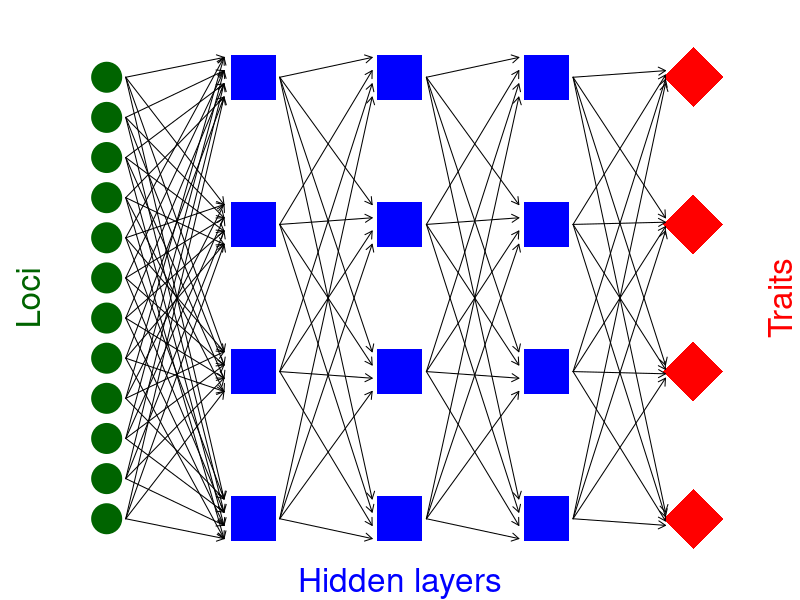
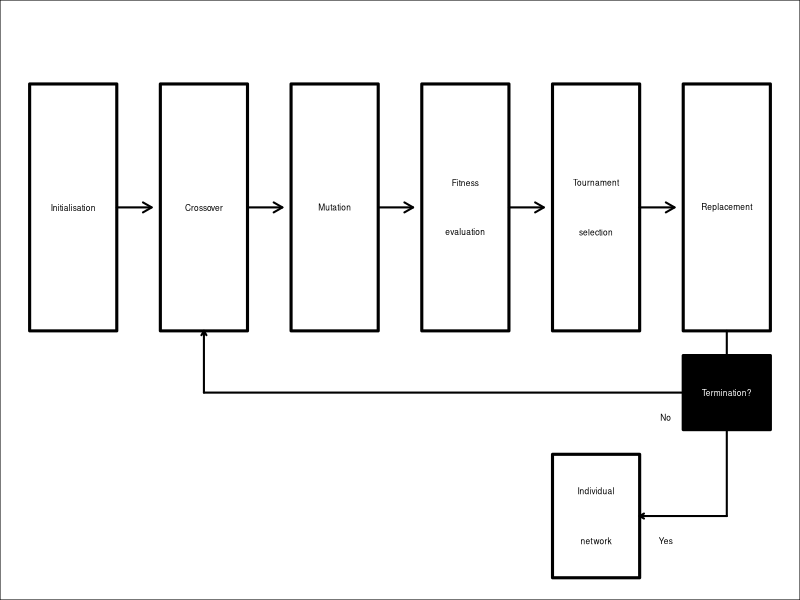

Generate these figures, in order, with R:
## ---- chunk 1
oldpar <- par();
## ---- chunk 2
par(mar = c(0.2, 0.2, 0, 0.2));
plot(x = 0, y = 0, type = "n", xlim = c(0, 1000), ylim = c(0, 1000), 
     xaxt = "n", yaxt = "n", bty = "n", xlab = "", ylab = "");
mtext(side = 1, text = "Hidden layers", cex = 2, col = "blue", line = -1);
mtext(side = 2, text = "Loci", cex = 2, col = "darkgreen", line = -2);
mtext(side = 4, text = "Traits", cex = 2, col = "red", line = -1);
Lx  <- rep(x = 100, times = 12);
Ly  <- seq(from = 100, to = 900, length = 12);
points(x = Lx, y = Ly, pch = 20, cex = 6, col = "darkgreen");
H1x <- rep(x = 300, times = 4);
H1y <- seq(from = 100, to = 900, length = 4);
points(x = H1x, y = H1y, pch = 15, cex = 6, col = "blue");
H2x <- rep(x = 500, times = 4);
H2y <- seq(from = 100, to = 900, length = 4);
points(x = H2x, y = H2y, pch = 15, cex = 6, col = "blue");
H3x <- rep(x = 700, times = 4);
H3y <- seq(from = 100, to = 900, length = 4);
points(x = H3x, y = H3y, pch = 15, cex = 6, col = "blue");
Tx  <- rep(x = 900, times = 4);
Ty  <- seq(from = 100, to = 900, length = 4);
points(x = Tx, y = Ty, pch = 18, cex = 8, col = "red");
for(i in 1:4){
    e1 <- seq(from = -36, to = 36, length = 4);
    arrows(x0 = Lx + 26, x1 = H1x[i] - 40, y0 = Ly, y1 = H1y[i] + e1, 
           length = 0.08);
    arrows(x0 = H1x + 36, x1 = H2x[i] - 38, y0 = H1y, y1 = H2y[i] + e1, 
           length = 0.08);
    arrows(x0 = H2x + 36, x1 = H3x[i] - 38, y0 = H2y, y1 = H3y[i] + e1, 
           length = 0.08);
    e2 <- seq(from = -12, to = 12, length = 4)
    arrows(x0 = H3x + 36, x1 = Tx[i] - 38, y0 = H3y, y1 = Ty[i] + e2, 
           length = 0.08);
}
## ---- chunk 3
arrows_1_dat <- rnorm(n = 4 * 12, mean = 0, sd = 0.1);
arrows_1_mat <- matrix(data = arrows_1_dat, nrow = 12, ncol = 4);
print(arrows_1_mat);
## ---- chunk 4
loci <- rnorm(n = 12, mean = 0, sd = 1);
## ---- chunk 5
print(loci %*% arrows_1_mat);
## ---- chunk 6
arrows_2_dat <- rnorm(n = 4 * 4, mean = 0, sd = 0.1);
arrows_2_mat <- matrix(data = arrows_2_dat, nrow = 4, ncol = 4);
print(arrows_2_mat);
## ---- chunk 7
print(loci %*% arrows_1_mat %*% arrows_2_mat);
## ---- chunk 8
mbox <- function(x0, x1, y0, y1){
    xx <- seq(from=x0, to=x1, length.out = 100);
    yy <- seq(from=y0, to=y1, length.out = 100);
    xd <- c(rep(x0, 100), xx, rep(x1,100), rev(xx));
    yd <- c(yy, rep(y1,100), rev(yy), rep(y0, 100));
    return(list(x=xd, y=yd));
}
par(mar=c(0,0,0,0));
# ===============================================================
plot(x=0, y=0, type="n", xlim=c(0,85), ylim=c(50,95), xaxt="n", yaxt="n",
     xlab="",ylab="");
ibox <- mbox(x0 = 0,  x1 = 10, y0 = 90, y1 = 70);
polygon(x = ibox$x, y = ibox$y, lwd = 3, border = "black", col = "white");
cbox <- mbox(x0 = 15, x1 = 25, y0 = 90, y1 = 70);
polygon(x = cbox$x, y = cbox$y, lwd = 3, border = "black", col = "white");
ubox <- mbox(x0 = 30, x1 = 40, y0 = 90, y1 = 70);
polygon(x = ubox$x, y = ubox$y, lwd = 3, border = "black", col = "white");
nbox <- mbox(x0 = 45, x1 = 55, y0 = 90, y1 = 70);
polygon(x = nbox$x, y = nbox$y, lwd = 3, border = "black", col = "white");
fbox <- mbox(x0 = 60, x1 = 70, y0 = 90, y1 = 70);
polygon(x = fbox$x, y = fbox$y, lwd = 3, border = "black", col = "white");
tbox <- mbox(x0 = 75, x1 = 85, y0 = 90, y1 = 70);
polygon(x = tbox$x, y = tbox$y, lwd = 3, border = "black", col = "white");
text(x=5,  y=80, labels="Initialisation", col="black", cex = 0.5);
text(x=20, y=80, labels="Crossover", col="black", cex = 0.5);
text(x=35, y=80, labels="Mutation", col="black", cex = 0.5);
text(x=50, y=82, labels="Fitness", col="black", cex = 0.5);
text(x=50, y=78, labels="evaluation", col="black", cex = 0.5);
text(x=65, y=82, labels="Tournament", col="black", cex = 0.5);
text(x=65, y=78, labels="selection", col="black", cex = 0.5);
text(x=80, y=80, labels="Replacement", col="black", cex = 0.5);
arrows(x0=10, x1=14, y0=80, y1=80, lwd=2, length=0.10);
arrows(x0=25, x1=29, y0=80, y1=80, lwd=2, length=0.10);
arrows(x0=40, x1=44, y0=80, y1=80, lwd=2, length=0.10);
arrows(x0=55, x1=59, y0=80, y1=80, lwd=2, length=0.10);
arrows(x0=70, x1=74, y0=80, y1=80, lwd=2, length=0.10);
arrows(x0 = 80, x1 = 80, y0 = 70, y1 = 68, lwd = 2, length = 0);
arrows(x0 = 80, x1 = 20, y0 = 65, y1 = 65, lwd = 2, length = 0);
arrows(x0 = 20, x1 = 20, y0 = 65, y1 = 70, lwd = 2, length = 0.05);
text(x=73, y=63, labels="No", col="black", cex = 0.5);
rbox <- mbox(x0 = 75, x1 = 85, y0 = 62, y1 = 68);
polygon(x = rbox$x, y = rbox$y, lwd = 3, border = "black", col = "black");
text(x=80, y=65, labels="Termination?", col="white", cex = 0.5);
fbox <- mbox(x0 = 60, x1 = 70, y0 = 60, y1 = 50);
polygon(x = fbox$x, y = fbox$y, lwd = 3, border = "black", col = "white");
text(x=65, y=57, labels="Individual", col="black", cex = 0.5);
text(x=65, y=53, labels="network", col="black", cex = 0.5);
arrows(x0 = 80, x1 = 80, y0 = 62, y1 = 55, lwd = 2, length = 0);
arrows(x0 = 80, x1 = 70, y0 = 55, y1 = 55, lwd = 2, length = 0.05);
text(x=73, y=53, labels="Yes", col="black", cex = 0.5);
## ---- chunk 9
par(oldpar);
